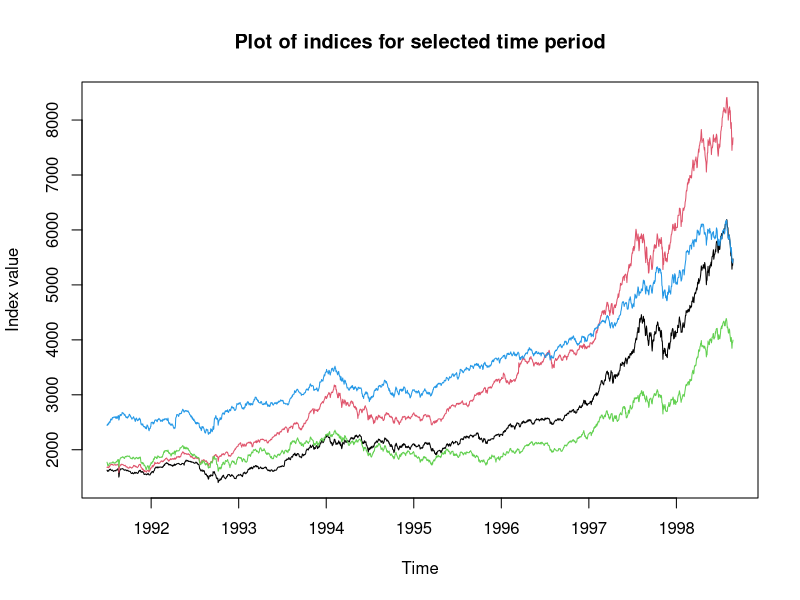
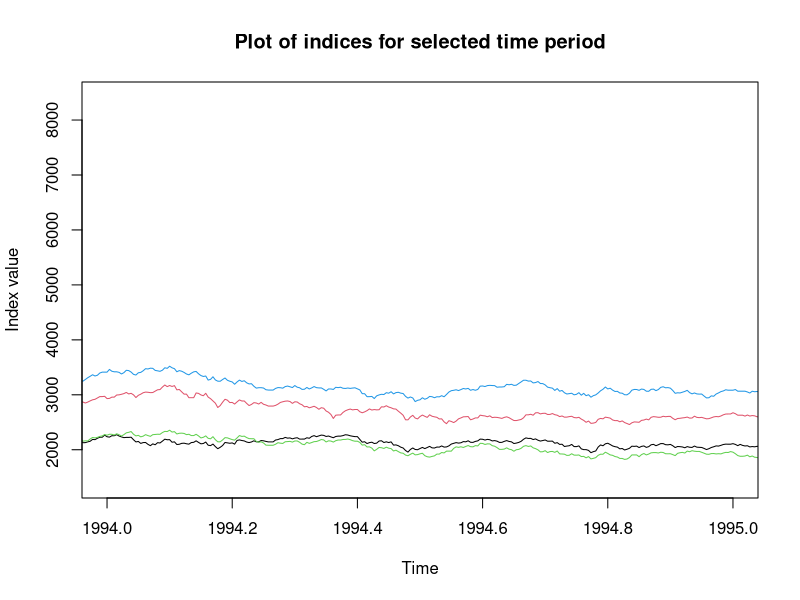

Write R code to recreate these figures, in order.
## ---- chunk 1
knitr::opts_chunk$set(echo = TRUE)
## ---- chunk 2
library(datasets)
eusm <- EuStockMarkets
plot(eusm, plot.type = "single", col = 1:4, main = "Plot of indices for selected time period", ylab = "Index value")
## ---- chunk 3
plot(eusm, plot.type = "single", col = 1:4, main = "Plot of indices for selected time period", ylab = "Index value", xlim = c(1994, 1995))
